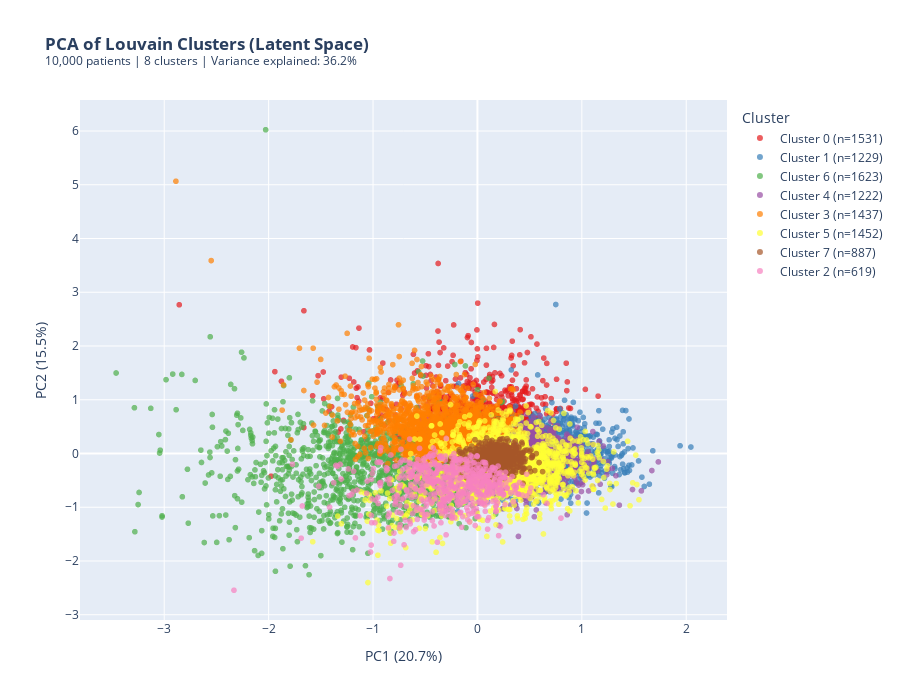

The notebook cell this image was saved under:
### Code cell
# Interactive PCA visualization with Plotly
pca_df = pd.DataFrame({
    'PC1': X_pca[:, 0],
    'PC2': X_pca[:, 1],
    'Cluster': cluster_labels.astype(str),
    'Patient ID': patient_ids
})

# Add cluster size info to labels
pca_df['Cluster Label'] = pca_df['Cluster'].apply(lambda x: f'Cluster {x} (n={cluster_sizes[x]})')

# Create interactive scatter plot
fig_pca = px.scatter(
    pca_df,
    x='PC1',
    y='PC2',
    color='Cluster Label',
    hover_data=['Patient ID'],
    title=f'<b>PCA of Louvain Clusters (Latent Space)</b><br>'
          f'<sup>{n_patients:,} patients | {n_clusters} clusters | '
          f'Variance explained: {sum(pca.explained_variance_ratio_)*100:.1f}%</sup>',
    opacity=0.7,
    color_discrete_sequence=px.colors.qualitative.Set1
)

fig_pca.update_traces(marker=dict(size=6))
fig_pca.update_layout(
    width=900,
    height=700,
    xaxis_title=f'PC1 ({pca.explained_variance_ratio_[0]*100:.1f}%)',
    yaxis_title=f'PC2 ({pca.explained_variance_ratio_[1]*100:.1f}%)',
    legend_title_text='Cluster',
    legend=dict(
        yanchor="top",
        y=0.99,
        xanchor="left",
        x=1.02
    )
)

fig_pca.show()

### Figure 1 — Plotly figure (JSON) as saved in the notebook; plotly's stock layout.template omitted (floating-point values rounded to 4 significant figures; data arrays with more than 128 entries replaced by an {"elided": "..."} marker saying what was removed)
{"data": [{"customdata": {"elided": "1531x1 int values"}, "hovertemplate": "Cluster Label=Cluster 0 (n=1531)<br>PC1=%{x}<br>PC2=%{y}<br>Patient ID=%{customdata[0]}<extra></extra>", "legendgroup": "Cluster 0 (n=1531)", "marker": {"color": "rgb(228,26,28)", "opacity": 0.7, "size": 6, "symbol": "circle"}, "mode": "markers", "name": "Cluster 0 (n=1531)", "showlegend": true, "type": "scattergl", "x": {"elided": "1531 float values"}, "xaxis": "x", "y": {"elided": "1531 float values"}, "yaxis": "y"}, {"customdata": {"elided": "1229x1 int values"}, "hovertemplate": "Cluster Label=Cluster 1 (n=1229)<br>PC1=%{x}<br>PC2=%{y}<br>Patient ID=%{customdata[0]}<extra></extra>", "legendgroup": "Cluster 1 (n=1229)", "marker": {"color": "rgb(55,126,184)", "opacity": 0.7, "size": 6, "symbol": "circle"}, "mode": "markers", "name": "Cluster 1 (n=1229)", "showlegend": true, "type": "scattergl", "x": {"elided": "1229 float values"}, "xaxis": "x", "y": {"elided": "1229 float values"}, "yaxis": "y"}, {"customdata": {"elided": "1623x1 int values"}, "hovertemplate": "Cluster Label=Cluster 6 (n=1623)<br>PC1=%{x}<br>PC2=%{y}<br>Patient ID=%{customdata[0]}<extra></extra>", "legendgroup": "Cluster 6 (n=1623)", "marker": {"color": "rgb(77,175,74)", "opacity": 0.7, "size": 6, "symbol": "circle"}, "mode": "markers", "name": "Cluster 6 (n=1623)", "showlegend": true, "type": "scattergl", "x": {"elided": "1623 float values"}, "xaxis": "x", "y": {"elided": "1623 float values"}, "yaxis": "y"}, {"customdata": {"elided": "1222x1 int values"}, "hovertemplate": "Cluster Label=Cluster 4 (n=1222)<br>PC1=%{x}<br>PC2=%{y}<br>Patient ID=%{customdata[0]}<extra></extra>", "legendgroup": "Cluster 4 (n=1222)", "marker": {"color": "rgb(152,78,163)", "opacity": 0.7, "size": 6, "symbol": "circle"}, "mode": "markers", "name": "Cluster 4 (n=1222)", "showlegend": true, "type": "scattergl", "x": {"elided": "1222 float values"}, "xaxis": "x", "y": {"elided": "1222 float values"}, "yaxis": "y"}, {"customdata": {"elided": "1437x1 int values"}, "hovertemplate": "Cluster Label=Cluster 3 (n=1437)<br>PC1=%{x}<br>PC2=%{y}<br>Patient ID=%{customdata[0]}<extra></extra>", "legendgroup": "Cluster 3 (n=1437)", "marker": {"color": "rgb(255,127,0)", "opacity": 0.7, "size": 6, "symbol": "circle"}, "mode": "markers", "name": "Cluster 3 (n=1437)", "showlegend": true, "type": "scattergl", "x": {"elided": "1437 float values"}, "xaxis": "x", "y": {"elided": "1437 float values"}, "yaxis": "y"}, {"customdata": {"elided": "1452x1 int values"}, "hovertemplate": "Cluster Label=Cluster 5 (n=1452)<br>PC1=%{x}<br>PC2=%{y}<br>Patient ID=%{customdata[0]}<extra></extra>", "legendgroup": "Cluster 5 (n=1452)", "marker": {"color": "rgb(255,255,51)", "opacity": 0.7, "size": 6, "symbol": "circle"}, "mode": "markers", "name": "Cluster 5 (n=1452)", "showlegend": true, "type": "scattergl", "x": {"elided": "1452 float values"}, "xaxis": "x", "y": {"elided": "1452 float values"}, "yaxis": "y"}, {"customdata": {"elided": "887x1 int values"}, "hovertemplate": "Cluster Label=Cluster 7 (n=887)<br>PC1=%{x}<br>PC2=%{y}<br>Patient ID=%{customdata[0]}<extra></extra>", "legendgroup": "Cluster 7 (n=887)", "marker": {"color": "rgb(166,86,40)", "opacity": 0.7, "size": 6, "symbol": "circle"}, "mode": "markers", "name": "Cluster 7 (n=887)", "showlegend": true, "type": "scattergl", "x": {"elided": "887 float values"}, "xaxis": "x", "y": {"elided": "887 float values"}, "yaxis": "y"}, {"customdata": {"elided": "619x1 int values"}, "hovertemplate": "Cluster Label=Cluster 2 (n=619)<br>PC1=%{x}<br>PC2=%{y}<br>Patient ID=%{customdata[0]}<extra></extra>", "legendgroup": "Cluster 2 (n=619)", "marker": {"color": "rgb(247,129,191)", "opacity": 0.7, "size": 6, "symbol": "circle"}, "mode": "markers", "name": "Cluster 2 (n=619)", "showlegend": true, "type": "scattergl", "x": {"elided": "619 float values"}, "xaxis": "x", "y": {"elided": "619 float values"}, "yaxis": "y"}], "layout": {"height": 700, "legend": {"title": {"text": "Cluster"}, "tracegroupgap": 0, "x": 1.02, "xanchor": "left", "y": 0.99, "yanchor": "top"}, "title": {"text": "<b>PCA of Louvain Clusters (Latent Space)</b><br><sup>10,000 patients | 8 clusters | Variance explained: 36.2%</sup>"}, "width": 900, "xaxis": {"anchor": "y", "domain": [0, 1], "title": {"text": "PC1 (20.7%)"}}, "yaxis": {"anchor": "x", "domain": [0, 1], "title": {"text": "PC2 (15.5%)"}}}}
